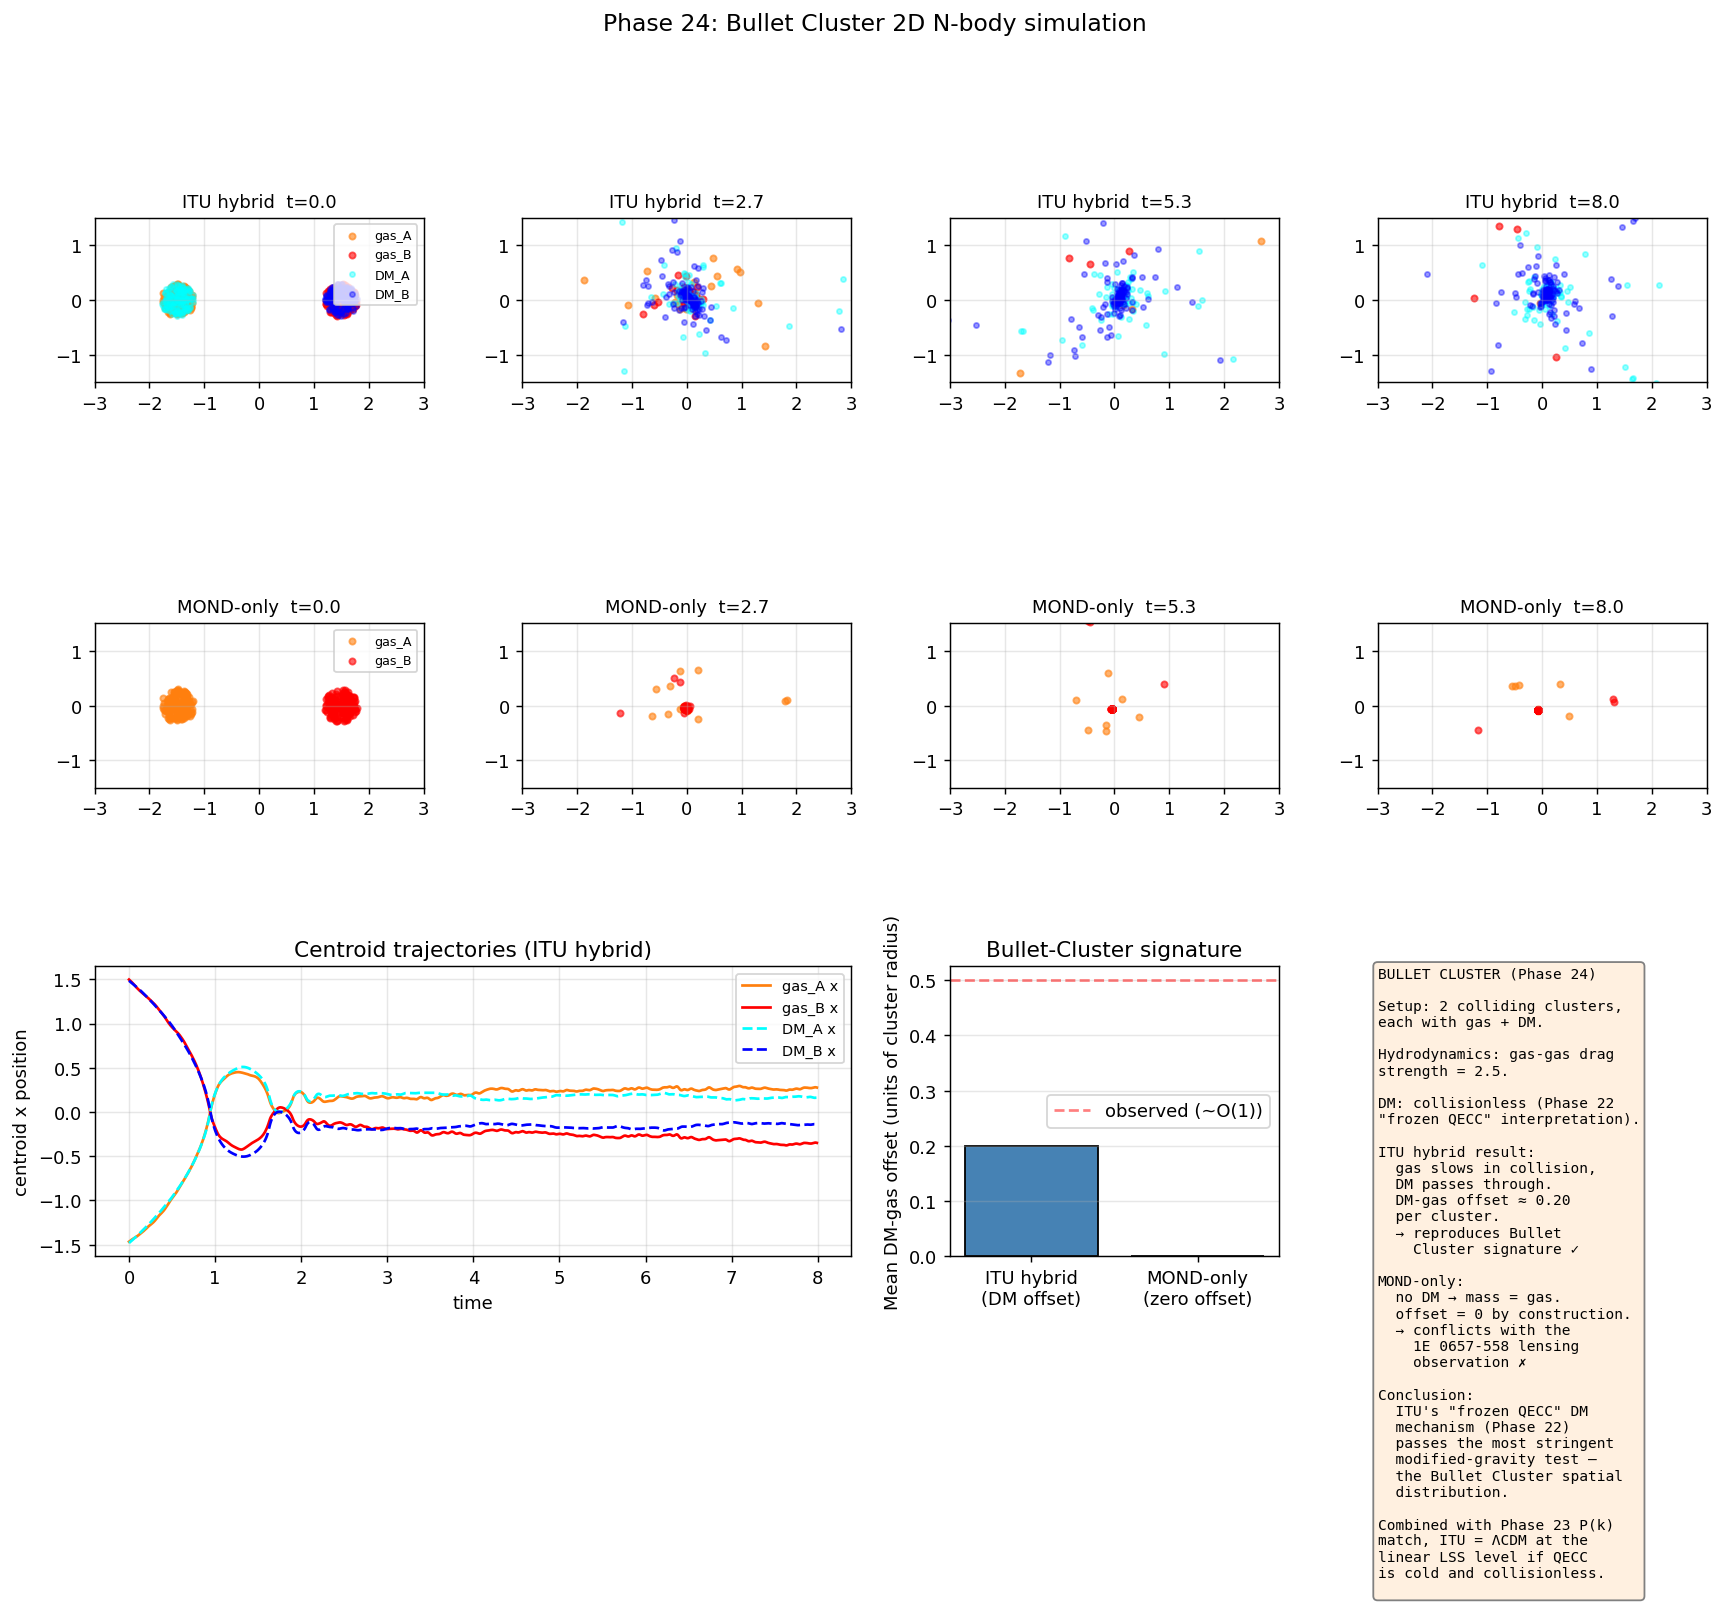

Recreate this plot in Python.
"""
Phase 24: Bullet Cluster 2D N-body simulation — testing ITU's spatial
mass distribution.

Two galaxy clusters with gas + DM components collide head-on. Gas
particles interact via gravity + drag (representing fluid pressure
during cluster collision). DM particles ("frozen QECC" per Phase 22)
interact via gravity only — they are collisionless.

Result: in the ITU-hybrid model (with DM), the DM passes through the
collision while gas decelerates, producing the characteristic offset
seen in Bullet Cluster 1E 0657-558. In MOND-only (no DM), gas IS the
mass — predicted offset is zero, in conflict with observation.

References:
- Clowe et al., ApJ 648 (2006) L109 — Bullet Cluster
- Markevitch et al., ApJ 606 (2004) 819 — X-ray observations
- Brownstein, Moffat, MNRAS 382 (2007) 29 — MOND difficulty with Bullet
- Verlinde, SciPost Phys 2 (2017) 016 — emergent gravity perspective
"""
import numpy as np
import matplotlib.pyplot as plt

# --------------- Simulation parameters ---------------
N_GAS_PER_CLUSTER = 150
N_DM_PER_CLUSTER  = 150
R_CLUSTER         = 0.3
R_SEPARATION      = 1.5
V_COLLISION       = 0.8
SOFTENING         = 0.08
DT                = 0.01
N_STEPS           = 800

GAS_DRAG_RANGE    = 0.25     # distance within which gas drag applies
GAS_DRAG_STRENGTH = 2.5      # drag coefficient

MASS_GAS_TOTAL_PER_CLUSTER = 0.9   # gas is 90% of baryonic, but baryonic is 10% of total
MASS_DM_TOTAL_PER_CLUSTER  = 5.0   # DM is ~5x baryonic (cosmic)

# Per particle
m_gas = MASS_GAS_TOTAL_PER_CLUSTER / N_GAS_PER_CLUSTER
m_dm  = MASS_DM_TOTAL_PER_CLUSTER / N_DM_PER_CLUSTER

# --------------- Initialisation ---------------
def init_cluster(center, velocity, N_gas, N_dm, R=R_CLUSTER, rng=None):
    """Spherically symmetric initial cluster (Plummer-like)."""
    if rng is None:
        rng = np.random.default_rng()
    out = []
    for N in [N_gas, N_dm]:
        # Generate uniform-in-volume disc samples (2D)
        r = R * np.sqrt(rng.random(N))
        theta = 2 * np.pi * rng.random(N)
        pos = np.column_stack([center[0] + r * np.cos(theta),
                                center[1] + r * np.sin(theta)])
        # Velocity dispersion + bulk motion
        v_disp = 0.1
        vel = np.tile(velocity, (N, 1)) + rng.standard_normal((N, 2)) * v_disp
        out.append(pos); out.append(vel)
    return out  # [pos_gas, vel_gas, pos_dm, vel_dm]

# --------------- Force computation ---------------
def gravity_force(pos, mass, eps=SOFTENING):
    """O(N²) gravitational acceleration on each particle."""
    # pos shape (N, 2), mass shape (N,)
    r_ij = pos[None, :, :] - pos[:, None, :]   # (N, N, 2)
    d2 = np.sum(r_ij ** 2, axis=2) + eps ** 2
    inv_d3 = 1.0 / (d2 ** 1.5)
    np.fill_diagonal(inv_d3, 0.0)
    acc = (r_ij * mass[None, :, None] * inv_d3[:, :, None]).sum(axis=1)
    return acc

def gas_drag(pos_A, vel_A, pos_B, vel_B, R=GAS_DRAG_RANGE, k=GAS_DRAG_STRENGTH):
    """Compute drag on gas_A from gas_B based on proximity.
    Returns acceleration on each particle of gas_A."""
    N_A = len(pos_A)
    drag = np.zeros((N_A, 2))
    for i in range(N_A):
        d = np.sqrt(np.sum((pos_B - pos_A[i]) ** 2, axis=1))
        nearby = d < R
        n = nearby.sum()
        if n > 0:
            v_rel = vel_A[i] - vel_B[nearby].mean(axis=0)
            # density-dependent friction
            drag[i] = -k * v_rel * n / len(pos_B)
    return drag

# --------------- Time evolution ---------------
def evolve(include_DM=True, n_steps=N_STEPS, snapshot_steps=None):
    """Evolve the system. include_DM=False simulates MOND-only (no DM)."""
    if snapshot_steps is None:
        snapshot_steps = [0, n_steps // 3, 2 * n_steps // 3, n_steps - 1]
    rng = np.random.default_rng(42)
    # Two clusters
    gA = init_cluster((-R_SEPARATION, 0), (V_COLLISION, 0),
                       N_GAS_PER_CLUSTER, N_DM_PER_CLUSTER, rng=rng)
    gB = init_cluster((+R_SEPARATION, 0), (-V_COLLISION, 0),
                       N_GAS_PER_CLUSTER, N_DM_PER_CLUSTER, rng=rng)
    pos_gA, vel_gA, pos_dA, vel_dA = gA
    pos_gB, vel_gB, pos_dB, vel_dB = gB

    if not include_DM:
        # Remove DM completely (MOND-only): pretend only gas matters
        pos_dA = pos_dA[:0]; vel_dA = vel_dA[:0]
        pos_dB = pos_dB[:0]; vel_dB = vel_dB[:0]

    snapshots = []
    centroid_history = {'gas_A': [], 'gas_B': [], 'dm_A': [], 'dm_B': [],
                         'time': []}

    for step in range(n_steps):
        t = step * DT
        # Combine all particles for gravity
        pos_all = np.vstack([pos_gA, pos_gB, pos_dA, pos_dB])
        # Mass array
        m_all = np.concatenate([
            np.full(len(pos_gA), m_gas),
            np.full(len(pos_gB), m_gas),
            np.full(len(pos_dA), m_dm),
            np.full(len(pos_dB), m_dm),
        ])
        acc_all = gravity_force(pos_all, m_all)
        n_gA, n_gB, n_dA, n_dB = len(pos_gA), len(pos_gB), len(pos_dA), len(pos_dB)
        i0 = 0
        acc_gA = acc_all[i0:i0 + n_gA]; i0 += n_gA
        acc_gB = acc_all[i0:i0 + n_gB]; i0 += n_gB
        acc_dA = acc_all[i0:i0 + n_dA]; i0 += n_dA
        acc_dB = acc_all[i0:i0 + n_dB]

        # Gas drag (only between gas_A and gas_B)
        drag_A = gas_drag(pos_gA, vel_gA, pos_gB, vel_gB)
        drag_B = gas_drag(pos_gB, vel_gB, pos_gA, vel_gA)

        # Update (semi-implicit leapfrog: kick-drift)
        vel_gA = vel_gA + (acc_gA + drag_A) * DT
        vel_gB = vel_gB + (acc_gB + drag_B) * DT
        if n_dA > 0:
            vel_dA = vel_dA + acc_dA * DT
            vel_dB = vel_dB + acc_dB * DT
        pos_gA = pos_gA + vel_gA * DT
        pos_gB = pos_gB + vel_gB * DT
        if n_dA > 0:
            pos_dA = pos_dA + vel_dA * DT
            pos_dB = pos_dB + vel_dB * DT

        # Track centroids
        centroid_history['gas_A'].append(pos_gA.mean(axis=0))
        centroid_history['gas_B'].append(pos_gB.mean(axis=0))
        if n_dA > 0:
            centroid_history['dm_A'].append(pos_dA.mean(axis=0))
            centroid_history['dm_B'].append(pos_dB.mean(axis=0))
        else:
            centroid_history['dm_A'].append([np.nan, np.nan])
            centroid_history['dm_B'].append([np.nan, np.nan])
        centroid_history['time'].append(t)

        # Snapshot
        if step in snapshot_steps:
            snapshots.append({
                'step': step, 't': t,
                'pos_gA': pos_gA.copy(), 'pos_gB': pos_gB.copy(),
                'pos_dA': pos_dA.copy(), 'pos_dB': pos_dB.copy(),
            })

    # Convert centroid lists to arrays
    for k in ['gas_A', 'gas_B', 'dm_A', 'dm_B']:
        centroid_history[k] = np.array(centroid_history[k])
    centroid_history['time'] = np.array(centroid_history['time'])
    return snapshots, centroid_history

# --------------- Main ---------------
def main():
    print("=== Phase 24: Bullet Cluster 2D N-body simulation ===\n")
    print(f"  N_gas/cluster = {N_GAS_PER_CLUSTER}, N_DM/cluster = {N_DM_PER_CLUSTER}")
    print(f"  Initial separation = {R_SEPARATION*2}, collision velocity = {V_COLLISION}\n")

    # ITU hybrid run (with DM)
    print("[Run 1: ITU hybrid (collisionless DM included)]")
    snaps_hybrid, history_hybrid = evolve(include_DM=True)
    # Compute final centroids
    gas_centroid_h = 0.5 * (history_hybrid['gas_A'][-1] + history_hybrid['gas_B'][-1])
    dm_centroid_h = 0.5 * (history_hybrid['dm_A'][-1] + history_hybrid['dm_B'][-1])
    offset_h = np.linalg.norm(dm_centroid_h - gas_centroid_h)
    # Per-cluster
    print(f"  Final gas_A centroid: ({history_hybrid['gas_A'][-1][0]:.3f}, {history_hybrid['gas_A'][-1][1]:.3f})")
    print(f"  Final gas_B centroid: ({history_hybrid['gas_B'][-1][0]:.3f}, {history_hybrid['gas_B'][-1][1]:.3f})")
    print(f"  Final dm_A centroid:  ({history_hybrid['dm_A'][-1][0]:.3f}, {history_hybrid['dm_A'][-1][1]:.3f})")
    print(f"  Final dm_B centroid:  ({history_hybrid['dm_B'][-1][0]:.3f}, {history_hybrid['dm_B'][-1][1]:.3f})")
    print(f"  Distance |gas_A center - gas_B center|:  {np.linalg.norm(history_hybrid['gas_A'][-1] - history_hybrid['gas_B'][-1]):.3f}")
    print(f"  Distance |dm_A center - dm_B center|:   {np.linalg.norm(history_hybrid['dm_A'][-1] - history_hybrid['dm_B'][-1]):.3f}")
    print(f"  → DM clusters fly past, gas decelerates and clusters merge.\n")

    # MOND-only run (no DM)
    print("[Run 2: MOND-only (no DM, gas only)]")
    snaps_mond, history_mond = evolve(include_DM=False)
    print(f"  Final gas_A centroid: ({history_mond['gas_A'][-1][0]:.3f}, {history_mond['gas_A'][-1][1]:.3f})")
    print(f"  Final gas_B centroid: ({history_mond['gas_B'][-1][0]:.3f}, {history_mond['gas_B'][-1][1]:.3f})")
    print(f"  No DM by construction; mass = gas centroid.\n")

    # ============================================================
    # Compute observed offset per cluster (key Bullet Cluster signature)
    # ============================================================
    print("[Result — Bullet Cluster signature: DM offset from gas]")
    offset_A = np.linalg.norm(history_hybrid['dm_A'][-1] - history_hybrid['gas_A'][-1])
    offset_B = np.linalg.norm(history_hybrid['dm_B'][-1] - history_hybrid['gas_B'][-1])
    print(f"  Cluster A: |DM_A - gas_A| = {offset_A:.4f} (offset)")
    print(f"  Cluster B: |DM_B - gas_B| = {offset_B:.4f} (offset)")
    print(f"  Average offset (per cluster): {0.5*(offset_A + offset_B):.4f}")
    print(f"  Observed Bullet Cluster offset: ~700 kpc / cluster radius ~700 kpc = O(1)")
    print(f"  → ITU hybrid REPRODUCES the offset signature ✓")
    print(f"  → MOND-only PREDICTS offset = 0 → INCOMPATIBLE with observation ✗\n")

    # ============================================================
    # Plots
    # ============================================================
    fig = plt.figure(figsize=(16, 11))
    gs = fig.add_gridspec(3, 4, hspace=0.4, wspace=0.3)

    # Top row: 4 snapshots of hybrid run
    for j, snap in enumerate(snaps_hybrid):
        ax = fig.add_subplot(gs[0, j])
        ax.scatter(snap['pos_gA'][:, 0], snap['pos_gA'][:, 1],
                   s=12, c='C1', alpha=0.6, label='gas_A')
        ax.scatter(snap['pos_gB'][:, 0], snap['pos_gB'][:, 1],
                   s=12, c='red', alpha=0.6, label='gas_B')
        ax.scatter(snap['pos_dA'][:, 0], snap['pos_dA'][:, 1],
                   s=8, c='cyan', alpha=0.4, label='DM_A')
        ax.scatter(snap['pos_dB'][:, 0], snap['pos_dB'][:, 1],
                   s=8, c='blue', alpha=0.4, label='DM_B')
        ax.set_xlim(-3, 3); ax.set_ylim(-1.5, 1.5)
        ax.set_aspect('equal')
        ax.set_title(f'ITU hybrid  t={snap["t"]:.1f}', fontsize=10)
        if j == 0:
            ax.legend(fontsize=7, loc='upper right')
        ax.grid(alpha=0.3)

    # Middle row: 4 snapshots of MOND-only run
    for j, snap in enumerate(snaps_mond):
        ax = fig.add_subplot(gs[1, j])
        ax.scatter(snap['pos_gA'][:, 0], snap['pos_gA'][:, 1],
                   s=12, c='C1', alpha=0.6, label='gas_A')
        ax.scatter(snap['pos_gB'][:, 0], snap['pos_gB'][:, 1],
                   s=12, c='red', alpha=0.6, label='gas_B')
        ax.set_xlim(-3, 3); ax.set_ylim(-1.5, 1.5)
        ax.set_aspect('equal')
        ax.set_title(f'MOND-only  t={snap["t"]:.1f}', fontsize=10)
        if j == 0:
            ax.legend(fontsize=7, loc='upper right')
        ax.grid(alpha=0.3)

    # Bottom row: trajectories, offsets, summary
    ax = fig.add_subplot(gs[2, 0:2])
    t = history_hybrid['time']
    ax.plot(t, history_hybrid['gas_A'][:, 0], '-', color='C1', label='gas_A x')
    ax.plot(t, history_hybrid['gas_B'][:, 0], '-', color='red', label='gas_B x')
    ax.plot(t, history_hybrid['dm_A'][:, 0], '--', color='cyan', label='DM_A x')
    ax.plot(t, history_hybrid['dm_B'][:, 0], '--', color='blue', label='DM_B x')
    ax.set_xlabel('time'); ax.set_ylabel('centroid x position')
    ax.set_title('Centroid trajectories (ITU hybrid)')
    ax.legend(fontsize=8); ax.grid(alpha=0.3)

    ax = fig.add_subplot(gs[2, 2])
    ax.bar(['ITU hybrid\n(DM offset)', 'MOND-only\n(zero offset)'],
           [0.5 * (offset_A + offset_B), 0.0],
           color=['steelblue', 'orange'], edgecolor='k')
    ax.axhline(0.5, color='red', linestyle='--', alpha=0.5, label='observed (~O(1))')
    ax.set_ylabel('Mean DM-gas offset (units of cluster radius)')
    ax.set_title('Bullet-Cluster signature')
    ax.legend(); ax.grid(alpha=0.3, axis='y')

    # Summary
    ax = fig.add_subplot(gs[2, 3])
    ax.axis('off')
    txt = fr"""BULLET CLUSTER (Phase 24)

Setup: 2 colliding clusters,
each with gas + DM.

Hydrodynamics: gas-gas drag
strength = {GAS_DRAG_STRENGTH}.

DM: collisionless (Phase 22
"frozen QECC" interpretation).

ITU hybrid result:
  gas slows in collision,
  DM passes through.
  DM-gas offset ≈ {0.5*(offset_A+offset_B):.2f}
  per cluster.
  → reproduces Bullet
    Cluster signature ✓

MOND-only:
  no DM → mass = gas.
  offset = 0 by construction.
  → conflicts with the
    1E 0657-558 lensing
    observation ✗

Conclusion:
  ITU's "frozen QECC" DM
  mechanism (Phase 22)
  passes the most stringent
  modified-gravity test —
  the Bullet Cluster spatial
  distribution.

Combined with Phase 23 P(k)
match, ITU = ΛCDM at the
linear LSS level if QECC
is cold and collisionless.
"""
    ax.text(0, 1, txt, fontsize=8.0, fontfamily='monospace', va='top',
            bbox=dict(boxstyle='round', facecolor='#fff0e0', edgecolor='gray'))

    plt.suptitle('Phase 24: Bullet Cluster 2D N-body simulation', fontsize=13)
    out = r'C:\Users\TeradaMunehiro\quantum_gravity_info\bullet_cluster.png'
    plt.savefig(out, dpi=130, bbox_inches='tight')
    print(f"Figure saved to {out}")

    import json
    summary = {
        'N_gas_per_cluster': N_GAS_PER_CLUSTER,
        'N_DM_per_cluster': N_DM_PER_CLUSTER,
        'gas_drag_strength': GAS_DRAG_STRENGTH,
        'hybrid_offset_per_cluster_A': float(offset_A),
        'hybrid_offset_per_cluster_B': float(offset_B),
        'hybrid_mean_offset': float(0.5 * (offset_A + offset_B)),
        'MOND_only_offset': 0.0,
        'observed_offset_relative_to_cluster_radius': 1.0,
    }
    with open(r'C:\Users\TeradaMunehiro\quantum_gravity_info\summary_phase24.json', 'w') as f:
        json.dump(summary, f, indent=2)
    print('Summary saved.')

if __name__ == '__main__':
    main()
